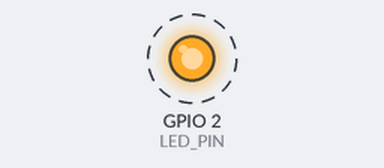
Bench run of a program on a simulated ESP32. On the bench: output pins drawn as LEDs (lit = HIGH). Dashed ring = blinking. What the program prints to the serial monitor is not drawn.

Above: at 0.5 s.
Timing chart, 0 to 4.6 s (numbered marks = the images above):
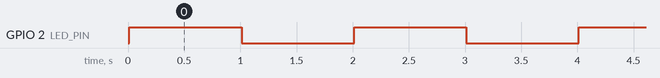

The program:

main.cpp
```cpp
#include <Arduino.h>

// GPIO2 = LED intégrée sur la plupart des ESP32 DevKit v1
const int LED_PIN = 2;

void setup() {
  Serial.begin(115200);
  pinMode(LED_PIN, OUTPUT);

  Serial.println("=================================");
  Serial.println(" Station Météo IoT — Module 0");
  Serial.println(" Environnement professionnel");
  Serial.println("=================================");
  Serial.println("[INFO] LED configurée sur GPIO2");
  Serial.println("[BOOT] Prêt.");
}

void loop() {
  digitalWrite(LED_PIN, HIGH);
  Serial.println("[LED] ON  — 1 seconde");
  delay(1000);

  digitalWrite(LED_PIN, LOW);
  Serial.println("[LED] OFF — 1 seconde");
  delay(1000);
}
```

Measured:
- by itself, GPIO 2 (LED_PIN): alternates HIGH for 1.0 s and LOW for 1.0 s
